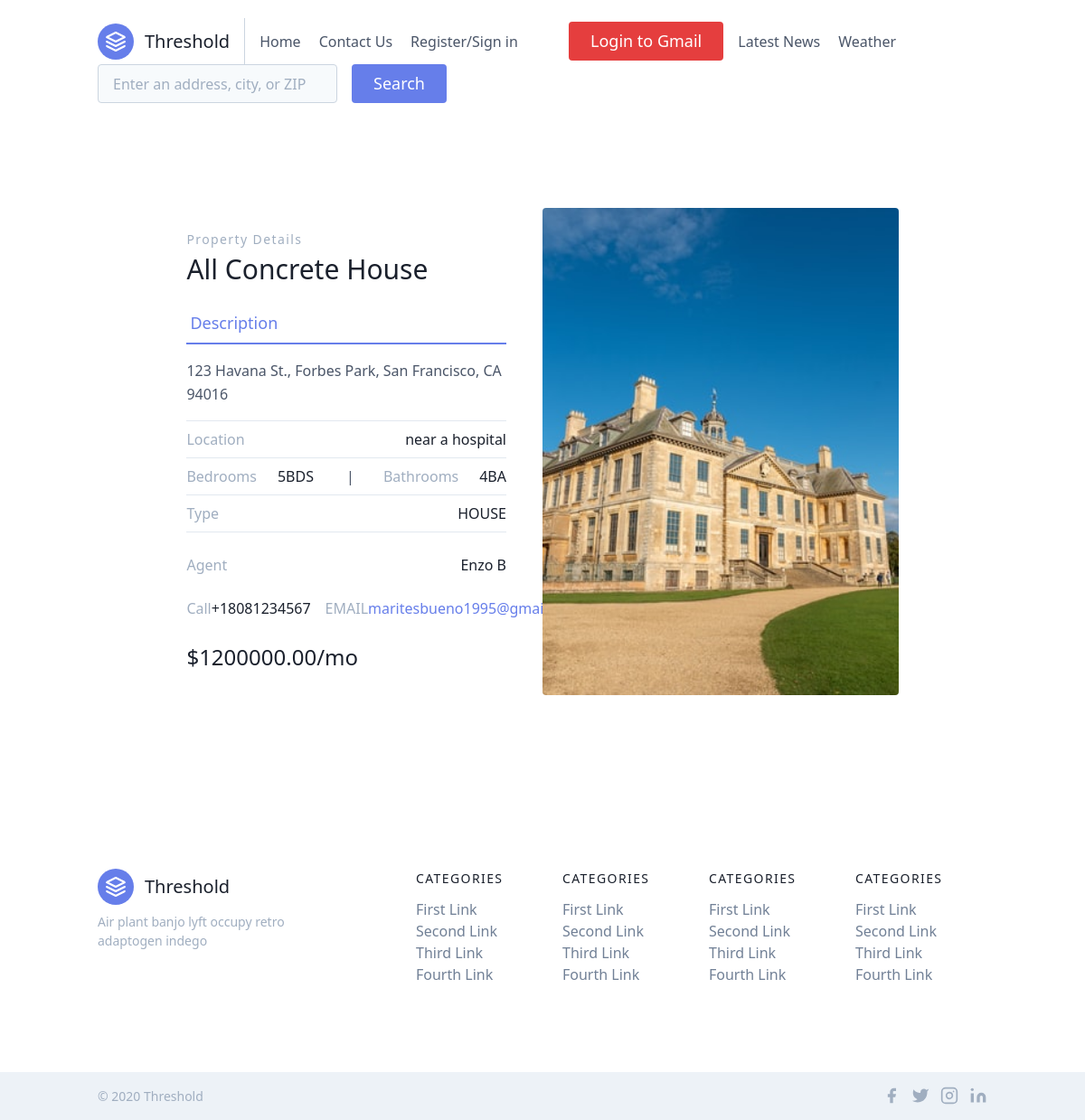
The app's page /display_details/101/ with its own data.
### property/models.py (models this page shows)
class Property(models.Model):
    propertyID=models.IntegerField()
    name=models.CharField(max_length=200)
    location=models.CharField(max_length=300)
    street=models.CharField(max_length=500)
    city=models.CharField(max_length=300)
    state=models.CharField(max_length=300)
    zipcode=models.CharField(max_length=50)
    BDS=models.CharField(max_length=5)
    BA=models.CharField(max_length=5)
    price=models.DecimalField(decimal_places=2, max_digits=10)
    purpose=models.CharField(choices=PURPOSE, max_length=20)
    images=models.ImageField(upload_to='properties/%Y/%m/%d',blank=True)
    type=models.CharField(choices=TYPE, max_length=100, default='')
    created=models.DateTimeField(default=datetime.now)
    updated=models.DateTimeField(default=datetime.now)
    class Meta:
        ordering=['-created']
        verbose_name_plural='Properties'

class Contact(models.Model):
    pID = models.ForeignKey(Property, related_name="contacts", on_delete=models.CASCADE, default=0, blank=True)
    agentID=models.IntegerField()
    agentFname=models.CharField(max_length=200)
    agentLname=models.CharField(max_length=200)
    contactNum=PhoneField(blank=True, help_text='Contact phone number')
    emailAddr=models.EmailField(max_length=300)
    requirements=models.CharField(max_length=1000)
    created=models.DateTimeField(default=datetime.now)
    updated=models.DateTimeField(default=datetime.now)
    class Meta:
        ordering=['-created']

### property/views.py (the view)
# urls.py: urlpatterns = [path('display_details/<propertyID>/', views.display_details, name='display_details'),
def display_details(request, propertyID):
    details = Property.objects.filter(propertyID=str(propertyID))
    return render(request,'display_details.html',{'details':details})

### templates/display_details.html
{% extends 'base.html' %}
{% load static %}
{% block content %}
{% for d in details %}
<section class="text-gray-700 body-font overflow-hidden">
  <div class="container px-5 py-24 mx-auto">
    <div class="lg:w-4/5 mx-auto flex flex-wrap">
      <div class="lg:w-1/2 w-full lg:pr-10 lg:py-6 mb-6 lg:mb-0">
        <h2 class="text-sm title-font text-gray-500 tracking-widest">Property Details</h2>
        <h1 class="text-gray-900 text-3xl title-font font-medium mb-4">{{d.name}}</h1>
        <div class="flex mb-4">
          <a class="flex-grow text-indigo-500 border-b-2 border-indigo-500 py-2 text-lg px-1">Description</a>
        </div>
        <p class="leading-relaxed mb-4">{{d.street}}, {{d.city}}, {{d.state}} {{d.zipcode}}</p>
        <div class="flex border-t border-gray-300 py-2">
          <span class="text-gray-500">Location</span>
          <span class="ml-auto text-gray-900">{{d.location}}</span>
        </div>
        <div class="flex border-t border-gray-300 py-2">
          <span class="text-gray-500">Bedrooms</span>
          <span class="ml-auto text-gray-900">{{d.BDS}}</span>&emsp;&emsp; |&emsp;&emsp;
          <span class="text-gray-500">Bathrooms</span>
          <span class="ml-auto text-gray-900">{{d.BA}}</span>
        </div>
        <div class="flex border-t border-b mb-6 border-gray-300 py-2">
          <span class="text-gray-500">Type</span>
          <span class="ml-auto text-gray-900">{{d.type}}</span>
        </div>
        {% for c in d.contacts.all %}
        <div class="flex mb-6 border-gray-300">
          <span class="text-gray-500">Agent</span>
          <span class="ml-auto text-gray-900">{{c.agentFname}} {{c.agentLname}}</span>
        </div>
        <div class="flex mb-6 border-gray-300">
          <span class="text-gray-500">Call</span>
          <span class="ml-auto text-gray-900">{{c.contactNum}}</span>&emsp;
          <span class="text-gray-500">EMAIL</span>
          <span class="ml-auto text-indigo-500"><a href="{% url 'email' c.emailAddr %}">{{c.emailAddr}}</a></span>
        </div>
        {% endfor %}
        <div class="flex">
          <span class="title-font font-medium text-2xl text-gray-900">{% if d.purpose == "RENT" %} ${{d.price}}/mo {% else %} ${{d.price}} {% endif %}</span>
        </div>
      </div>
      <img class="lg:w-1/2 w-full lg:h-auto h-64 object-cover object-center rounded" alt="ecommerce" src={{ d.images.url }}>
    </div>
  </div>
</section>
{% endfor %}
{% endblock content %}

### templates/base.html (shortened to what this page needs)
{% load socialaccount %}
<!DOCTYPE html>
<html lang="en">
<head>
    <link href="https://unpkg.com/tailwindcss@^1.0/dist/tailwind.min.css" rel="stylesheet">
</head>
<header class="text-gray-700 body-font">
  <div class="container mx-auto flex flex-wrap p-5 flex-col md:flex-row items-center">
    <a class="flex title-font font-medium items-center text-gray-900 mb-4 md:mb-0">
      <svg xmlns="http://www.w3.org/2000/svg" class="w-10 h-10 text-white p-2 bg-indigo-500 rounded-full" fill="none" stroke="currentColor" stroke-linecap="round" stroke-linejoin="round" stroke-width="2" viewBox="0 0 24 24">
        <path d="M 12 2 L 2 7 l 10 5 l 10 -5 l -10 -5 Z M 2 17 l 10 5 l 10 -5 M 2 12 l 10 5 l 10 -5" />
      </svg>
      <span class="ml-3 text-xl">Threshold</span>
    </a>
    <nav class="md:mr-auto md:ml-4 md:py-1 md:pl-4 md:border-l md:border-gray-400	flex flex-wrap items-center text-base justify-center">
      <a class="mr-5 hover:text-gray-900" href="/index">Home</a>
      <a class="mr-5 hover:text-gray-900" href="/email/''">Contact Us</a>
      {% if user.is_authenticated %}
        <a class="mr-5 hover:text-gray-900" href="{% url 'logout' %}">Logout</a>
        <span class="ml-auto text-indigo-500">Hi {{user}}!</span>
      {% else %}
        <a class="mr-5 hover:text-gray-900" href="/register">Register/Sign in&emsp; &emsp;</a>
        <button class="text-white bg-red-600 border-0 py-2 px-6 focus:outline-none hover:bg-red-700 rounded text-lg">
          <a href="{% provider_login_url 'google' %}">Login to Gmail</a>
        </button>
      {% endif %}
      <form method="GET" action="/googlenews">
        <a class="mr-5 hover:text-gray-900" href="{% url 'googlenews' %}">Latest News</a>
      </form>
      <form method="GET" action="/weathernews">{% csrf_token %}
        <a class="mr-5 hover:text-gray-900" href="{% url 'weathernews' %}">Weather</a>
      </form>
    </nav>
    <section class="text-gray-700 body-font">
        <form action="{% url 'index' %}" method="get">
          <div class="flex w-full md:justify-start justify-center">
              <input class="bg-gray-100 rounded mr-4 border border-gray-400 focus:outline-none focus:border-indigo-500 text-base px-4 xl:w-full xl:w-1/2 w-2/4 md:w-full" placeholder="Enter an address, city, or ZIP" type="text" name="search_string">
              <button class="inline-flex text-white bg-indigo-500 border-0 py-2 px-6 focus:outline-none hover:bg-indigo-600 rounded text-lg">Search</button>
          </div>
        </form>
    </section>
  </div>
</header>
<body>
{% block content %}
{% endblock %}
</body>
<footer class="text-gray-700 body-font">
  <div class="container px-5 py-24 mx-auto flex md:items-center lg:items-start md:flex-row md:flex-no-wrap flex-wrap flex-col">
    <div class="w-64 flex-shrink-0 md:mx-0 mx-auto text-center md:text-left">
      <a class="flex title-font font-medium items-center md:justify-start justify-center text-gray-900">
        <svg xmlns="http://www.w3.org/2000/svg" class="w-10 h-10 text-white p-2 bg-indigo-500 rounded-full" fill="none" stroke="currentColor" stroke-linecap="round" stroke-linejoin="round" stroke-width="2" viewBox="0 0 24 24">
          <path d="M 12 2 L 2 7 l 10 5 l 10 -5 l -10 -5 Z M 2 17 l 10 5 l 10 -5 M 2 12 l 10 5 l 10 -5" />
        </svg>
        <span class="ml-3 text-xl">Threshold</span>
      </a>
      <p class="mt-2 text-sm text-gray-500">Air plant banjo lyft occupy retro adaptogen indego</p>
    </div>
    <div class="flex-grow flex flex-wrap md:pl-20 -mb-10 md:mt-0 mt-10 md:text-left text-center">
      <div class="lg:w-1/4 md:w-1/2 w-full px-4">
        <h2 class="title-font font-medium text-gray-900 tracking-widest text-sm mb-3">CATEGORIES</h2>
        <nav class="list-none mb-10">
          <li>
            <a class="text-gray-600 hover:text-gray-800">First Link</a>
          </li>
          <li>
            <a class="text-gray-600 hover:text-gray-800">Second Link</a>
          </li>
          <li>
            <a class="text-gray-600 hover:text-gray-800">Third Link</a>
          </li>
          <li>
            <a class="text-gray-600 hover:text-gray-800">Fourth Link</a>
          </li>
        </nav>
      </div>
      <div class="lg:w-1/4 md:w-1/2 w-full px-4">
        <h2 class="title-font font-medium text-gray-900 tracking-widest text-sm mb-3">CATEGORIES</h2>
        <nav class="list-none mb-10">
          <li>
            <a class="text-gray-600 hover:text-gray-800">First Link</a>
          </li>
          <li>
            <a class="text-gray-600 hover:text-gray-800">Second Link</a>
          </li>
          <li>
            <a class="text-gray-600 hover:text-gray-800">Third Link</a>
          </li>
          <li>
            <a class="text-gray-600 hover:text-gray-800">Fourth Link</a>
          </li>
        </nav>
      </div>
      <div class="lg:w-1/4 md:w-1/2 w-full px-4">
        <h2 class="title-font font-medium text-gray-900 tracking-widest text-sm mb-3">CATEGORIES</h2>
        <nav class="list-none mb-10">
          <li>
            <a class="text-gray-600 hover:text-gray-800">First Link</a>
          </li>
          <li>
            <a class="text-gray-600 hover:text-gray-800">Second Link</a>
          </li>
          <li>
            <a class="text-gray-600 hover:text-gray-800">Third Link</a>
          </li>
          <li>
            <a class="text-gray-600 hover:text-gray-800">Fourth Link</a>
          </li>
        </nav>
      </div>
      <div class="lg:w-1/4 md:w-1/2 w-full px-4">
        <h2 class="title-font font-medium text-gray-900 tracking-widest text-sm mb-3">CATEGORIES</h2>
        <nav class="list-none mb-10">
          <li>
            <a class="text-gray-600 hover:text-gray-800">First Link</a>
          </li>
          <li>
            <a class="text-gray-600 hover:text-gray-800">Second Link</a>
          </li>
          <li>
            <a class="text-gray-600 hover:text-gray-800">Third Link</a>
          </li>
          <li>
            <a class="text-gray-600 hover:text-gray-800">Fourth Link</a>
          </li>
        </nav>
      </div>
    </div>
  </div>
  <div class="bg-gray-200">
    <div class="container mx-auto py-4 px-5 flex flex-wrap flex-col sm:flex-row">
      <p class="text-gray-500 text-sm text-center sm:text-left">© 2020 Threshold
      </p>
      <span class="inline-flex sm:ml-auto sm:mt-0 mt-2 justify-center sm:justify-start">
        <a class="text-gray-500">
          <svg xmlns="http://www.w3.org/2000/svg" class="w-5 h-5" fill="currentColor" stroke-linecap="round" stroke-linejoin="round" stroke-width="2" viewBox="0 0 24 24">
            <path d="M 18 2 h -3 a 5 5 0 0 0 -5 5 v 3 H 7 v 4 h 3 v 8 h 4 v -8 h 3 l 1 -4 h -4 V 7 a 1 1 0 0 1 1 -1 h 3 Z" />
          </svg>
        </a>
        <a class="ml-3 text-gray-500">
        </a>
        <a class="ml-3 text-gray-500">
        </a>
        <a class="ml-3 text-gray-500">
        </a>
      </span>
    </div>
  </div>
</footer>
</html>

### records on screen
Property: name "All Concrete House", street "123 Havana St., Forbes Park", city "San Francisco", state "CA", zipcode "94016", location "near a hospital", BDS "5BDS", BA "4BA", type "HOUSE", price "1200000.00", images (picture)
Contact: agentFname "Enzo", agentLname "B", contactNum "+18081234567", emailAddr "maritesbueno1995@gmail.com"
